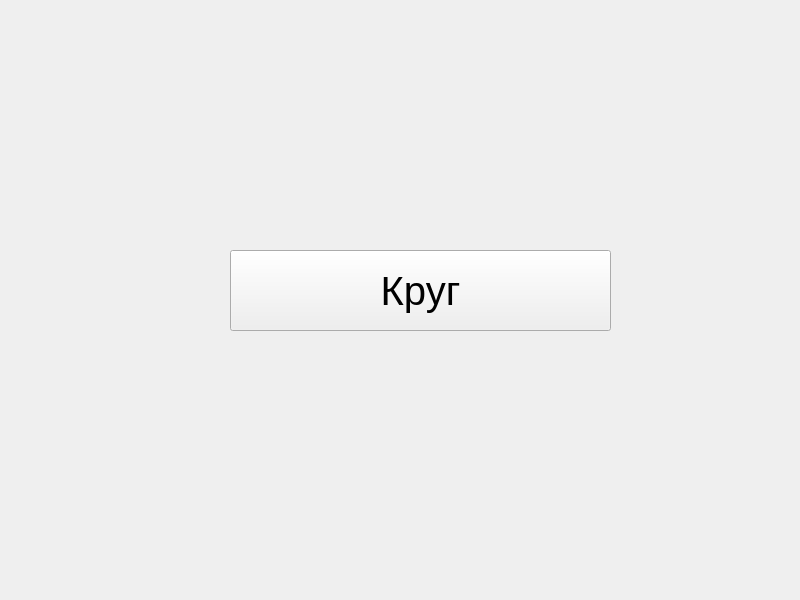
<?xml version="1.0" encoding="UTF-8"?>
<ui version="4.0">
 <class>MainWindow</class>
 <widget class="QMainWindow" name="MainWindow">
  <property name="geometry">
   <rect>
    <x>0</x>
    <y>0</y>
    <width>800</width>
    <height>600</height>
   </rect>
  </property>
  <property name="windowTitle">
   <string>MainWindow</string>
  </property>
  <widget class="QWidget" name="centralwidget">
   <widget class="QPushButton" name="pushButton">
    <property name="geometry">
     <rect>
      <x>230</x>
      <y>250</y>
      <width>381</width>
      <height>81</height>
     </rect>
    </property>
    <property name="font">
     <font>
      <pointsize>30</pointsize>
     </font>
    </property>
    <property name="text">
     <string>Круг</string>
    </property>
   </widget>
  </widget>
 </widget>
 <resources/>
 <connections/>
</ui>
